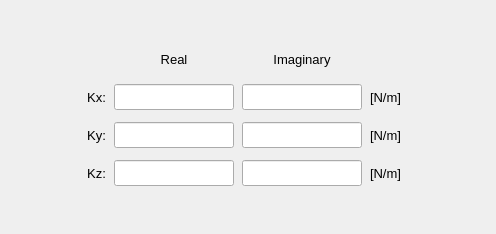
           <widget class="QWidget" name="tab_constant_data">
            <attribute name="title">
             <string>Constant data</string>
            </attribute>
            <layout class="QGridLayout" name="gridLayout_12">
             <property name="leftMargin">
              <number>2</number>
             </property>
             <property name="topMargin">
              <number>2</number>
             </property>
             <property name="rightMargin">
              <number>2</number>
             </property>
             <property name="bottomMargin">
              <number>2</number>
             </property>
             <property name="spacing">
              <number>2</number>
             </property>
             <item row="0" column="0">
              <spacer name="verticalSpacer">
               <property name="orientation">
                <enum>Qt::Orientation::Vertical</enum>
               </property>
               <property name="sizeHint" stdset="0">
                <size>
                 <width>20</width>
                 <height>40</height>
                </size>
               </property>
              </spacer>
             </item>
             <item row="2" column="0">
              <widget class="QFrame" name="frame_8">
               <property name="minimumSize">
                <size>
                 <width>340</width>
                 <height>0</height>
                </size>
               </property>
               <property name="maximumSize">
                <size>
                 <width>16777215</width>
                 <height>16777215</height>
                </size>
               </property>
               <property name="font">
                <font>
                 <pointsize>11</pointsize>
                 <bold>false</bold>
                </font>
               </property>
               <property name="frameShape">
                <enum>QFrame::Shape::NoFrame</enum>
               </property>
               <property name="frameShadow">
                <enum>QFrame::Shadow::Raised</enum>
               </property>
               <layout class="QGridLayout" name="gridLayout">
                <property name="leftMargin">
                 <number>4</number>
                </property>
                <property name="topMargin">
                 <number>4</number>
                </property>
                <property name="rightMargin">
                 <number>4</number>
                </property>
                <property name="bottomMargin">
                 <number>6</number>
                </property>
                <property name="horizontalSpacing">
                 <number>8</number>
                </property>
                <property name="verticalSpacing">
                 <number>12</number>
                </property>
                <item row="4" column="3">
                 <widget class="QLineEdit" name="lineEdit_right_Ky">
                  <property name="minimumSize">
                   <size>
                    <width>120</width>
                    <height>26</height>
                   </size>
                  </property>
                  <property name="maximumSize">
                   <size>
                    <width>120</width>
                    <height>26</height>
                   </size>
                  </property>
                  <property name="font">
                   <font>
                    <family>MS Shell Dlg 2</family>
                    <pointsize>10</pointsize>
                    <italic>false</italic>
                    <bold>false</bold>
                   </font>
                  </property>
                  <property name="styleSheet">
                   <string notr="true"/>
                  </property>
                  <property name="alignment">
                   <set>Qt::AlignmentFlag::AlignCenter</set>
                  </property>
                 </widget>
                </item>
                <item row="4" column="2">
                 <widget class="QLineEdit" name="lineEdit_left_Ky">
                  <property name="minimumSize">
                   <size>
                    <width>120</width>
                    <height>26</height>
                   </size>
                  </property>
                  <property name="maximumSize">
                   <size>
                    <width>120</width>
                    <height>26</height>
                   </size>
                  </property>
                  <property name="font">
                   <font>
                    <family>MS Shell Dlg 2</family>
                    <pointsize>10</pointsize>
                    <italic>false</italic>
                    <bold>false</bold>
                   </font>
                  </property>
                  <property name="styleSheet">
                   <string notr="true"/>
                  </property>
                  <property name="alignment">
                   <set>Qt::AlignmentFlag::AlignCenter</set>
                  </property>
                 </widget>
                </item>
                <item row="3" column="4">
                 <widget class="QLabel" name="label_unit_Kx">
                  <property name="minimumSize">
                   <size>
                    <width>80</width>
                    <height>26</height>
                   </size>
                  </property>
                  <property name="maximumSize">
                   <size>
                    <width>80</width>
                    <height>26</height>
                   </size>
                  </property>
                  <property name="font">
                   <font>
                    <family>MS Shell Dlg 2</family>
                    <pointsize>10</pointsize>
                    <italic>false</italic>
                    <bold>false</bold>
                   </font>
                  </property>
                  <property name="text">
                   <string>[N/m]</string>
                  </property>
                  <property name="alignment">
                   <set>Qt::AlignmentFlag::AlignLeading|Qt::AlignmentFlag::AlignLeft|Qt::AlignmentFlag::AlignVCenter</set>
                  </property>
                 </widget>
                </item>
                <item row="3" column="5">
                 <spacer name="horizontalSpacer">
                  <property name="orientation">
                   <enum>Qt::Orientation::Horizontal</enum>
                  </property>
                  <property name="sizeHint" stdset="0">
                   <size>
                    <width>40</width>
                    <height>20</height>
                   </size>
                  </property>
                 </spacer>
                </item>
                <item row="3" column="2">
                 <widget class="QLineEdit" name="lineEdit_left_Kx">
                  <property name="minimumSize">
                   <size>
                    <width>120</width>
                    <height>26</height>
                   </size>
                  </property>
                  <property name="maximumSize">
                   <size>
                    <width>120</width>
                    <height>26</height>
                   </size>
                  </property>
                  <property name="font">
                   <font>
                    <family>MS Shell Dlg 2</family>
                    <pointsize>10</pointsize>
                    <italic>false</italic>
                    <bold>false</bold>
                   </font>
                  </property>
                  <property name="styleSheet">
                   <string notr="true"/>
                  </property>
                  <property name="text">
                   <string/>
                  </property>
                  <property name="alignment">
                   <set>Qt::AlignmentFlag::AlignCenter</set>
                  </property>
                 </widget>
                </item>
                <item row="2" column="2">
                 <widget class="QLabel" name="label_dtype_left">
                  <property name="minimumSize">
                   <size>
                    <width>80</width>
                    <height>26</height>
                   </size>
                  </property>
                  <property name="maximumSize">
                   <size>
                    <width>16777215</width>
                    <height>26</height>
                   </size>
                  </property>
                  <property name="font">
                   <font>
                    <family>MS Shell Dlg 2</family>
                    <pointsize>10</pointsize>
                    <italic>false</italic>
                    <bold>false</bold>
                   </font>
                  </property>
                  <property name="text">
                   <string>Real</string>
                  </property>
                  <property name="alignment">
                   <set>Qt::AlignmentFlag::AlignCenter</set>
                  </property>
                 </widget>
                </item>
                <item row="3" column="3">
                 <widget class="QLineEdit" name="lineEdit_right_Kx">
                  <property name="minimumSize">
                   <size>
                    <width>120</width>
                    <height>26</height>
                   </size>
                  </property>
                  <property name="maximumSize">
                   <size>
                    <width>120</width>
                    <height>26</height>
                   </size>
                  </property>
                  <property name="font">
                   <font>
                    <family>MS Shell Dlg 2</family>
                    <pointsize>10</pointsize>
                    <italic>false</italic>
                    <bold>false</bold>
                   </font>
                  </property>
                  <property name="styleSheet">
                   <string notr="true"/>
                  </property>
                  <property name="alignment">
                   <set>Qt::AlignmentFlag::AlignCenter</set>
                  </property>
                 </widget>
                </item>
                <item row="5" column="4">
                 <widget class="QLabel" name="label_unit_Kz">
                  <property name="minimumSize">
                   <size>
                    <width>80</width>
                    <height>26</height>
                   </size>
                  </property>
                  <property name="maximumSize">
                   <size>
                    <width>80</width>
                    <height>26</height>
                   </size>
                  </property>
                  <property name="font">
                   <font>
                    <family>MS Shell Dlg 2</family>
                    <pointsize>10</pointsize>
                    <italic>false</italic>
                    <bold>false</bold>
                   </font>
                  </property>
                  <property name="text">
                   <string>[N/m]</string>
                  </property>
                  <property name="alignment">
                   <set>Qt::AlignmentFlag::AlignLeading|Qt::AlignmentFlag::AlignLeft|Qt::AlignmentFlag::AlignVCenter</set>
                  </property>
                 </widget>
                </item>
                <item row="4" column="4">
                 <widget class="QLabel" name="label_unit_Ky">
                  <property name="minimumSize">
                   <size>
                    <width>80</width>
                    <height>26</height>
                   </size>
                  </property>
                  <property name="maximumSize">
                   <size>
                    <width>80</width>
                    <height>26</height>
                   </size>
                  </property>
                  <property name="font">
                   <font>
                    <family>MS Shell Dlg 2</family>
                    <pointsize>10</pointsize>
                    <italic>false</italic>
                    <bold>false</bold>
                   </font>
                  </property>
                  <property name="text">
                   <string>[N/m]</string>
                  </property>
                  <property name="alignment">
                   <set>Qt::AlignmentFlag::AlignLeading|Qt::AlignmentFlag::AlignLeft|Qt::AlignmentFlag::AlignVCenter</set>
                  </property>
                 </widget>
                </item>
                <item row="2" column="3">
                 <widget class="QLabel" name="label_dtype_right">
                  <property name="minimumSize">
                   <size>
                    <width>80</width>
                    <height>26</height>
                   </size>
                  </property>
                  <property name="maximumSize">
                   <size>
                    <width>16777215</width>
                    <height>26</height>
                   </size>
                  </property>
                  <property name="font">
                   <font>
                    <family>MS Shell Dlg 2</family>
                    <pointsize>10</pointsize>
                    <italic>false</italic>
                    <bold>false</bold>
                   </font>
                  </property>
                  <property name="text">
                   <string>Imaginary</string>
                  </property>
                  <property name="alignment">
                   <set>Qt::AlignmentFlag::AlignCenter</set>
                  </property>
                 </widget>
                </item>
                <item row="5" column="2">
                 <widget class="QLineEdit" name="lineEdit_left_Kz">
                  <property name="minimumSize">
                   <size>
                    <width>120</width>
                    <height>26</height>
                   </size>
                  </property>
                  <property name="maximumSize">
                   <size>
                    <width>120</width>
                    <height>26</height>
                   </size>
                  </property>
                  <property name="font">
                   <font>
                    <family>MS Shell Dlg 2</family>
                    <pointsize>10</pointsize>
                    <italic>false</italic>
                    <bold>false</bold>
                   </font>
                  </property>
                  <property name="styleSheet">
                   <string notr="true"/>
                  </property>
                  <property name="alignment">
                   <set>Qt::AlignmentFlag::AlignCenter</set>
                  </property>
                 </widget>
                </item>
                <item row="3" column="0">
                 <spacer name="horizontalSpacer_2">
                  <property name="orientation">
                   <enum>Qt::Orientation::Horizontal</enum>
                  </property>
                  <property name="sizeHint" stdset="0">
                   <size>
                    <width>40</width>
                    <height>20</height>
                   </size>
                  </property>
                 </spacer>
                </item>
                <item row="4" column="1">
                 <widget class="QLabel" name="label_constant_Ky">
                  <property name="minimumSize">
                   <size>
                    <width>60</width>
                    <height>26</height>
                   </size>
                  </property>
                  <property name="maximumSize">
                   <size>
                    <width>60</width>
                    <height>26</height>
                   </size>
                  </property>
                  <property name="font">
                   <font>
                    <family>MS Shell Dlg 2</family>
                    <pointsize>10</pointsize>
                    <italic>false</italic>
                    <bold>false</bold>
                   </font>
                  </property>
                  <property name="text">
                   <string>Ky:</string>
                  </property>
                  <property name="alignment">
                   <set>Qt::AlignmentFlag::AlignRight|Qt::AlignmentFlag::AlignTrailing|Qt::AlignmentFlag::AlignVCenter</set>
                  </property>
                 </widget>
                </item>
                <item row="5" column="1">
                 <widget class="QLabel" name="label_constant_Kz">
                  <property name="minimumSize">
                   <size>
                    <width>60</width>
                    <height>26</height>
                   </size>
                  </property>
                  <property name="maximumSize">
                   <size>
                    <width>60</width>
                    <height>26</height>
                   </size>
                  </property>
                  <property name="font">
                   <font>
                    <family>MS Shell Dlg 2</family>
                    <pointsize>10</pointsize>
                    <italic>false</italic>
                    <bold>false</bold>
                   </font>
                  </property>
                  <property name="text">
                   <string>Kz:</string>
                  </property>
                  <property name="alignment">
                   <set>Qt::AlignmentFlag::AlignRight|Qt::AlignmentFlag::AlignTrailing|Qt::AlignmentFlag::AlignVCenter</set>
                  </property>
                 </widget>
                </item>
                <item row="5" column="3">
                 <widget class="QLineEdit" name="lineEdit_right_Kz">
                  <property name="minimumSize">
                   <size>
                    <width>120</width>
                    <height>26</height>
                   </size>
                  </property>
                  <property name="maximumSize">
                   <size>
                    <width>120</width>
                    <height>26</height>
                   </size>
                  </property>
                  <property name="font">
                   <font>
                    <family>MS Shell Dlg 2</family>
                    <pointsize>10</pointsize>
                    <italic>false</italic>
                    <bold>false</bold>
                   </font>
                  </property>
                  <property name="styleSheet">
                   <string notr="true"/>
                  </property>
                  <property name="alignment">
                   <set>Qt::AlignmentFlag::AlignCenter</set>
                  </property>
                 </widget>
                </item>
                <item row="3" column="1">
                 <widget class="QLabel" name="label_constant_Kx">
                  <property name="minimumSize">
                   <size>
                    <width>60</width>
                    <height>26</height>
                   </size>
                  </property>
                  <property name="maximumSize">
                   <size>
                    <width>60</width>
                    <height>26</height>
                   </size>
                  </property>
                  <property name="font">
                   <font>
                    <family>MS Shell Dlg 2</family>
                    <pointsize>10</pointsize>
                    <italic>false</italic>
                    <bold>false</bold>
                   </font>
                  </property>
                  <property name="text">
                   <string>Kx:</string>
                  </property>
                  <property name="alignment">
                   <set>Qt::AlignmentFlag::AlignRight|Qt::AlignmentFlag::AlignTrailing|Qt::AlignmentFlag::AlignVCenter</set>
                  </property>
                 </widget>
                </item>
               </layout>
              </widget>
             </item>
             <item row="3" column="0">
              <spacer name="verticalSpacer_2">
               <property name="orientation">
                <enum>Qt::Orientation::Vertical</enum>
               </property>
               <property name="sizeHint" stdset="0">
                <size>
                 <width>20</width>
                 <height>40</height>
                </size>
               </property>
              </spacer>
             </item>
            </layout>
           </widget>
